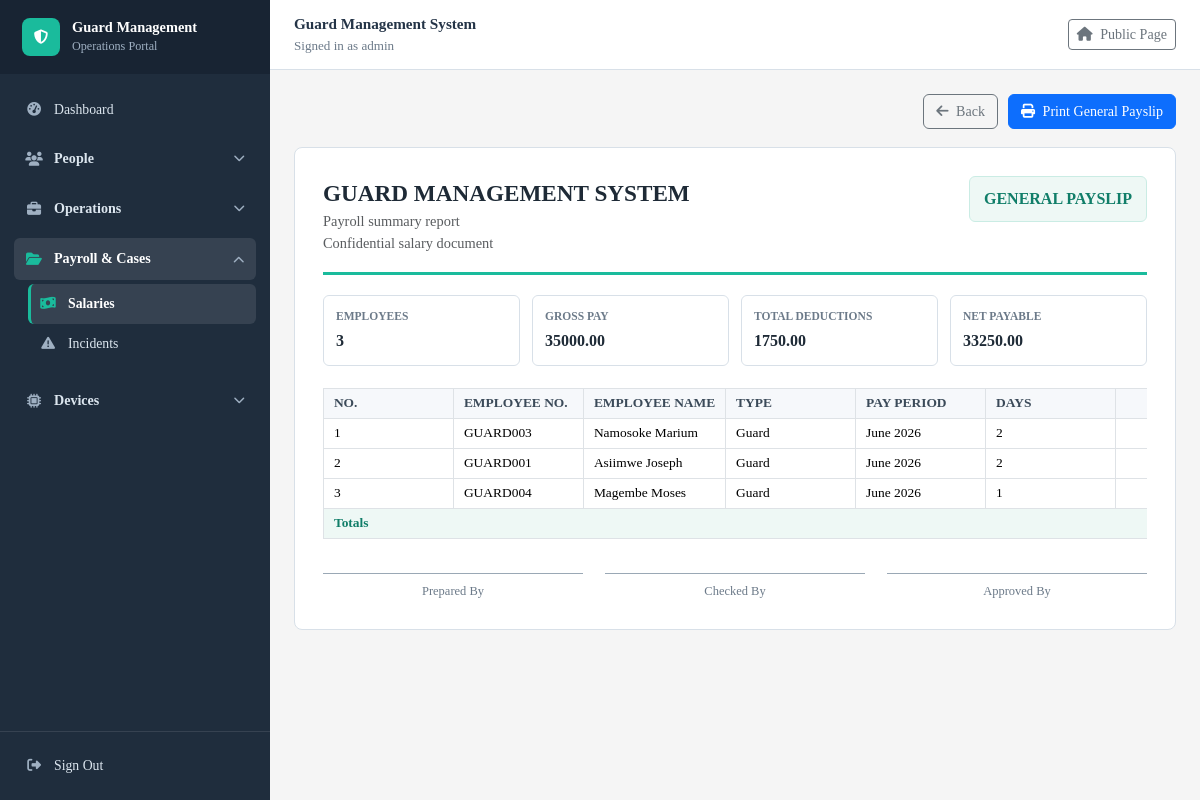
The page /salaries/payslips/ (signed in) on the database its author committed.
### guardmanagementsystem/models.py (models this page shows, shortened)
class Guard(models.Model):
    STATUS_CHOICES = [
        ('Active', 'Active'),
        ('Inactive', 'Inactive'),
        ('Suspended', 'Suspended'),
        ('Terminated', 'Terminated'),
        ('Dismissed', 'Dismissed'),
        ('Resigned', 'Resigned'),
    ]
    guard_id = models.AutoField(primary_key=True)
    user = models.OneToOneField(settings.AUTH_USER_MODEL, on_delete=models.SET_NULL, null=True, blank=True, related_name='guard_profile')
    rfid_card = models.OneToOneField(RFIDCard, on_delete=models.SET_NULL, null=True, blank=True, related_name='guard')
    guard_number = models.CharField(max_length=20, unique=True, null=True, blank=True, editable=False)
    full_name = models.CharField(max_length=100)
    date_of_birth = models.DateField()
    phone = models.CharField(max_length=20)
    email = models.EmailField(unique=True)
    address = models.TextField()
    date_of_joining = models.DateField(auto_now= True)
    status = models.CharField(max_length=20, choices=STATUS_CHOICES, default='Active')
    daily_rate = models.DecimalField(max_digits=12, decimal_places=2, default=7000)
    def __str__(self):
        return self.full_name

### guardmanagementsystem/views.py (the view)
# urls.py: path("salaries/payslips/", views.salary_payslip_general, name="salary_payslip_general"),
@login_required
def salary_payslip_general(request):
    salaries = build_recent_attendance_salary_rows()
    payroll_rows = [
        {
            "salary": salary,
            "payroll": build_salary_payroll_context(salary),
        }
        for salary in salaries
    ]
    totals = {
        "basic_pay": money(sum(row["salary"].basic_pay for row in payroll_rows)),
        "allowances": money(sum(row["salary"].allowances for row in payroll_rows)),
        "paye": money(sum(row["payroll"]["paye"] for row in payroll_rows)),
        "nssf_employee": money(sum(row["payroll"]["nssf_employee"] for row in payroll_rows)),
        "lst_deduction": money(sum(row["payroll"]["lst_deduction"] for row in payroll_rows)),
        "manual_deductions": money(sum(row["payroll"]["manual_deductions"] for row in payroll_rows)),
        "total_deductions": money(sum(row["payroll"]["total_deductions"] for row in payroll_rows)),
        "net_payable": money(sum(row["payroll"]["net_payable"] for row in payroll_rows)),
    }
    totals["gross_pay"] = money(totals["basic_pay"] + totals["allowances"])
    return render(request, "guardmanagementsystem/payslip_general.html", {
        "salaries": salaries,
        "payroll_rows": payroll_rows,
        "totals": totals,
        "title": "General Payslip",
    })

### guardmanagementsystem/templates/guardmanagementsystem/payslip_general.html (shortened to what this page needs)
{% extends "guardmanagementsystem/base.html" %}
{% block content %}
<div class="payslip-actions">
    <a href="{% url 'salary_list' %}" class="btn btn-outline-secondary">
        <i class="fa fa-arrow-left me-1"></i> Back
    </a>
    <button type="button" class="btn btn-primary" onclick="window.print()">
        <i class="fa fa-print me-1"></i> Print General Payslip
    </button>
</div>
<div class="payroll-report">
    <div class="report-header">
        <div>
            <p class="company-name">Guard Management System</p>
            <div class="text-muted">Payroll summary report</div>
            <div class="text-muted">Confidential salary document</div>
        </div>
        <div class="report-title">General Payslip</div>
    </div>
    <div class="summary-grid">
        <div class="summary-box">
            <span class="summary-label">Employees</span>
            <span class="summary-value">{{ salaries|length }}</span>
        </div>
        <div class="summary-box">
            <span class="summary-label">Gross Pay</span>
            <span class="summary-value">{{ totals.gross_pay|default:"0.00" }}</span>
        </div>
        <div class="summary-box">
            <span class="summary-label">Total Deductions</span>
            <span class="summary-value">{{ totals.total_deductions|default:"0.00" }}</span>
        </div>
        <div class="summary-box">
            <span class="summary-label">Net Payable</span>
            <span class="summary-value">{{ totals.net_payable|default:"0.00" }}</span>
        </div>
    </div>
    <div class="table-responsive">
        <table class="table table-bordered align-middle payroll-table mb-0">
            <thead>
                <tr>
                    <th>No.</th>
                    <th>Employee No.</th>
                    <th>Employee Name</th>
                    <th>Type</th>
                    <th>Pay Period</th>
                    <th>Days</th>
                    <th class="amount">Daily Rate</th>
                </tr>
            </thead>
            <tbody>
                {% for row in payroll_rows %}
                    {% with salary=row.salary payroll=row.payroll %}
                    <tr>
                        <td>{{ forloop.counter }}</td>
                        <td>{{ salary.employee_number }}</td>
                        <td>{{ salary.employee }}</td>
                        <td>{{ salary.employee_type }}</td>
                        <td>{{ salary.month }} {{ salary.year }}</td>
                        <td>{{ salary.attendance_days }}</td>
                        <td class="amount">{{ salary.daily_rate }}</td>
                    </tr>
                    {% endwith %}
                {% empty %}
                    <tr>
                        <td colspan="14" class="text-center text-muted py-4">No salary records found.</td>
                    </tr>
                {% endfor %}
            </tbody>
            <tfoot>
                <tr class="totals-row">
                    <th colspan="7">Totals</th>
                </tr>
            </tfoot>
        </table>
    </div>
    <div class="signature-grid">
        <div class="signature-line">Prepared By</div>
        <div class="signature-line">Checked By</div>
        <div class="signature-line">Approved By</div>
    </div>
</div>
{% endblock %}

### guardmanagementsystem/templates/guardmanagementsystem/base.html (shortened to what this page needs)
<!doctype html>
<html lang="en">
<head>
    <link href="https://cdn.jsdelivr.net/npm/bootstrap@5.3.3/dist/css/bootstrap.min.css" rel="stylesheet">
    <link href="https://cdnjs.cloudflare.com/ajax/libs/font-awesome/6.5.2/css/all.min.css" rel="stylesheet">
</head>
<body>
    {% with current_url=request.resolver_match.url_name %}
    <div class="app-layout">
        <aside class="sidebar">
            <div class="d-flex align-items-center justify-content-between">
                <a class="sidebar-brand flex-grow-1" href="{% if nav_permissions.can_dashboard %}{% url 'dashboard' %}{% else %}{% url 'iot_swipe_attendance' %}{% endif %}">
                    <span class="brand-mark"><i class="fa fa-shield-halved"></i></span>
                    <span>
                        <span class="brand-title">Guard Management</span>
                        <span class="brand-subtitle">Operations Portal</span>
                    </span>
                </a>
            </div>
            <nav id="sidebarNav" class="sidebar-nav collapse d-lg-block">
                {% if nav_permissions.can_dashboard %}
                    <a class="sidebar-link {% if current_url == 'dashboard' %}active{% endif %}" href="{% url 'dashboard' %}">
                        <i class="fa fa-gauge-high"></i> Dashboard
                    </a>
                {% endif %}
                {% if nav_permissions.can_people %}
                <div class="sidebar-module">
                    <button class="module-toggle" type="button" data-bs-toggle="collapse" data-bs-target="#peopleModule" aria-controls="peopleModule" aria-expanded="{% if current_url in 'user_list user_add user_edit user_delete guard_list guard_add guard_edit guard_delete client_list client_add client_edit client_delete' %}true{% else %}false{% endif %}">
                        <span class="module-title"><i class="fa fa-users"></i> People</span>
                        <i class="fa fa-chevron-down module-chevron"></i>
                    </button>
                </div>
                {% endif %}
                {% if nav_permissions.can_operations %}
                <div class="sidebar-module">
                    <button class="module-toggle" type="button" data-bs-toggle="collapse" data-bs-target="#operationsModule" aria-controls="operationsModule" aria-expanded="{% if current_url in 'contract_list contract_add contract_edit contract_delete deployment_list deployment_add deployment_edit deployment_delete deployment_guard_list deployment_guard_add deployment_guard_edit deployment_guard_delete program_guard shift_list shift_add shift_edit shift_delete shift_import schedule_csv_template asset_list asset_add asset_edit asset_delete' %}true{% else %}false{% endif %}">
                        <span class="module-title"><i class="fa fa-briefcase"></i> Operations</span>
                        <i class="fa fa-chevron-down module-chevron"></i>
                    </button>
                </div>
                {% endif %}
                {% if nav_permissions.can_payroll_cases %}
                <div class="sidebar-module">
                    <button class="module-toggle" type="button" data-bs-toggle="collapse" data-bs-target="#payrollCasesModule" aria-controls="payrollCasesModule" aria-expanded="{% if current_url in 'salary_list salary_add salary_edit salary_delete salary_payslip_general salary_payslip_individual incident_list incident_add incident_edit incident_delete incident_pdf_report' %}true{% else %}false{% endif %}">
                        <span class="module-title"><i class="fa fa-folder-open"></i> Payroll & Cases</span>
                        <i class="fa fa-chevron-down module-chevron"></i>
                    </button>
                    <div id="payrollCasesModule" class="collapse {% if current_url in 'salary_list salary_add salary_edit salary_delete salary_payslip_general salary_payslip_individual incident_list incident_add incident_edit incident_delete incident_pdf_report' %}show{% endif %}">
                        <div class="module-menu">
                            {% if nav_permissions.can_salaries %}
                                <a class="sidebar-link {% if current_url in 'salary_list salary_add salary_edit salary_delete salary_payslip_general salary_payslip_individual' %}active{% endif %}" href="{% url 'salary_list' %}">
                                    <i class="fa fa-money-bill-wave"></i> Salaries
                                </a>
                            {% endif %}
                            {% if nav_permissions.can_cases %}
                                <a class="sidebar-link {% if current_url in 'incident_list incident_add incident_edit incident_delete incident_pdf_report' %}active{% endif %}" href="{% url 'incident_list' %}">
                                    <i class="fa fa-triangle-exclamation"></i> Incidents
                                </a>
                            {% endif %}
                        </div>
                    </div>
                </div>
                {% endif %}
                {% if nav_permissions.can_reports_devices %}
                <div class="sidebar-module">
                    <button class="module-toggle" type="button" data-bs-toggle="collapse" data-bs-target="#reportsDevicesModule" aria-controls="reportsDevicesModule" aria-expanded="{% if current_url in 'rfid_card_list rfid_card_add rfid_card_edit rfid_card_delete iot_device_list iot_device_add iot_device_edit iot_device_delete iot_swipe_attendance audit_log_list' %}true{% else %}false{% endif %}">
                        <span class="module-title"><i class="fa fa-microchip"></i> Devices</span>
                        <i class="fa fa-chevron-down module-chevron"></i>
                    </button>
                </div>
                {% endif %}
            </nav>
            <div class="sidebar-footer">
                {% if request.user.is_authenticated %}
                    <a class="sidebar-link" href="{% url 'signout' %}">
                        <i class="fa fa-right-from-bracket"></i> Sign Out
                    </a>
                {% else %}
                    <a class="sidebar-link" href="{% url 'signin' %}">
                        <i class="fa fa-right-to-bracket"></i> Sign In
                    </a>
                {% endif %}
            </div>
        </aside>
        <div class="main-panel">
            <header class="topbar">
                <div>
                    <p class="topbar-title">Guard Management System</p>
                    <div class="topbar-user">
                        {% if request.user.is_authenticated %}
                            Signed in as {{ request.user.username }}
                        {% else %}
                            Staff portal
                        {% endif %}
                    </div>
                </div>
                <a class="btn btn-sm btn-outline-secondary" href="{% url 'welcome' %}">
                    <i class="fa fa-house me-1"></i> Public Page
                </a>
            </header>
            <main class="container-fluid page-shell content-area">
                {% block content %}{% endblock %}
            </main>
        </div>
    </div>
    {% endwith %}
</body>
</html>

### rows shown on the page
Guard: employee_number "GUARD003", employee "Namosoke Marium"
Guard: employee_number "GUARD001", employee "Asiimwe Joseph"
Guard: employee_number "GUARD004", employee "Magembe Moses"

### other values the page prints
{{ request.user.username }} "admin"
{{ salaries|length }} "3"
{{ totals.gross_pay|default:"0.00" }} "35000.00"
{{ totals.total_deductions|default:"0.00" }} "1750.00"
{{ totals.net_payable|default:"0.00" }} "33250.00"
{{ salary.employee_type }} "Guard" "Guard" "Guard"
{{ salary.month }} "June" "June" "June"
{{ salary.year }} "2026" "2026" "2026"
{{ salary.attendance_days }} "2" "2" "1"
